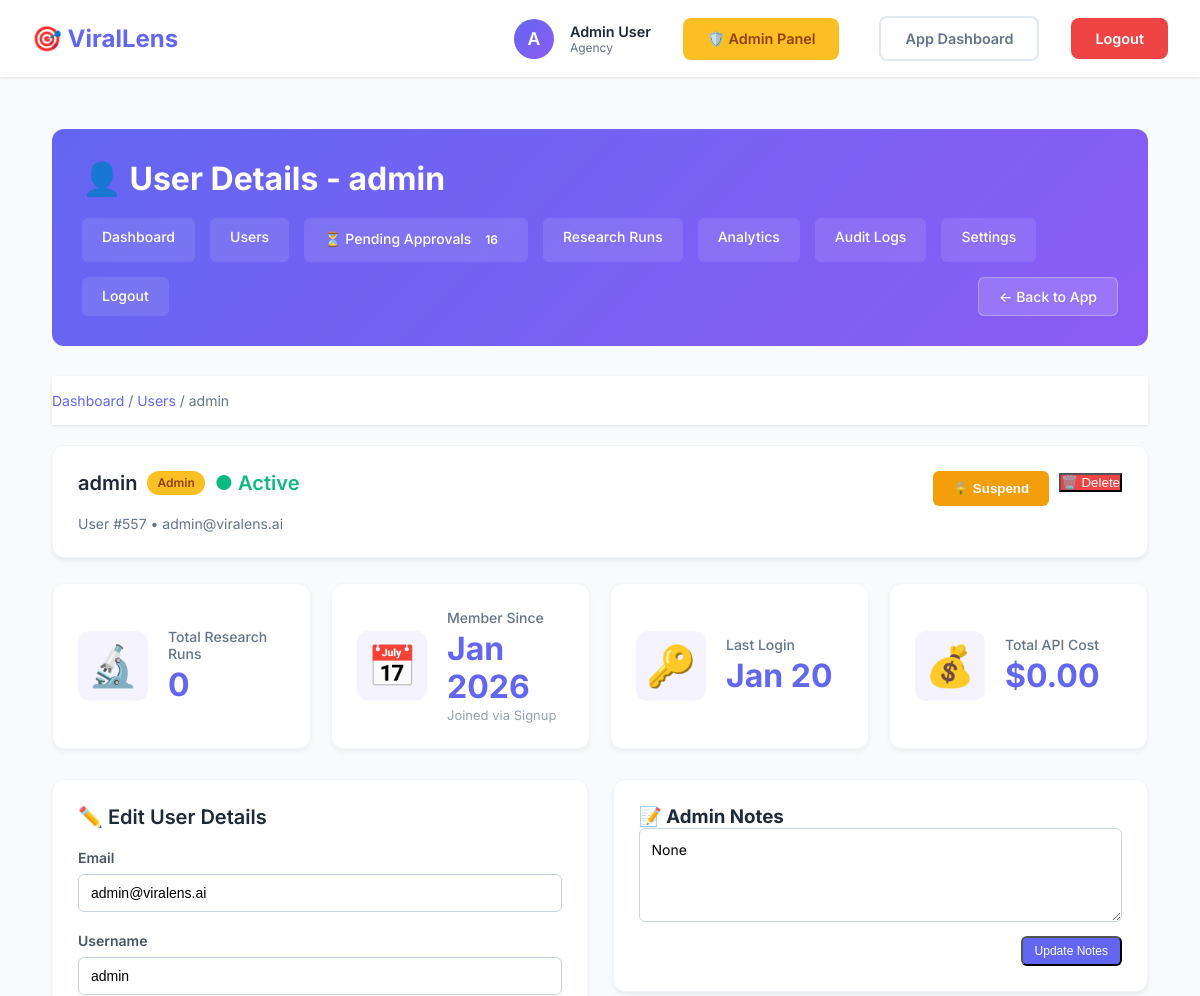
The app's page /admin/users/557 (signed in, upper part), older data.
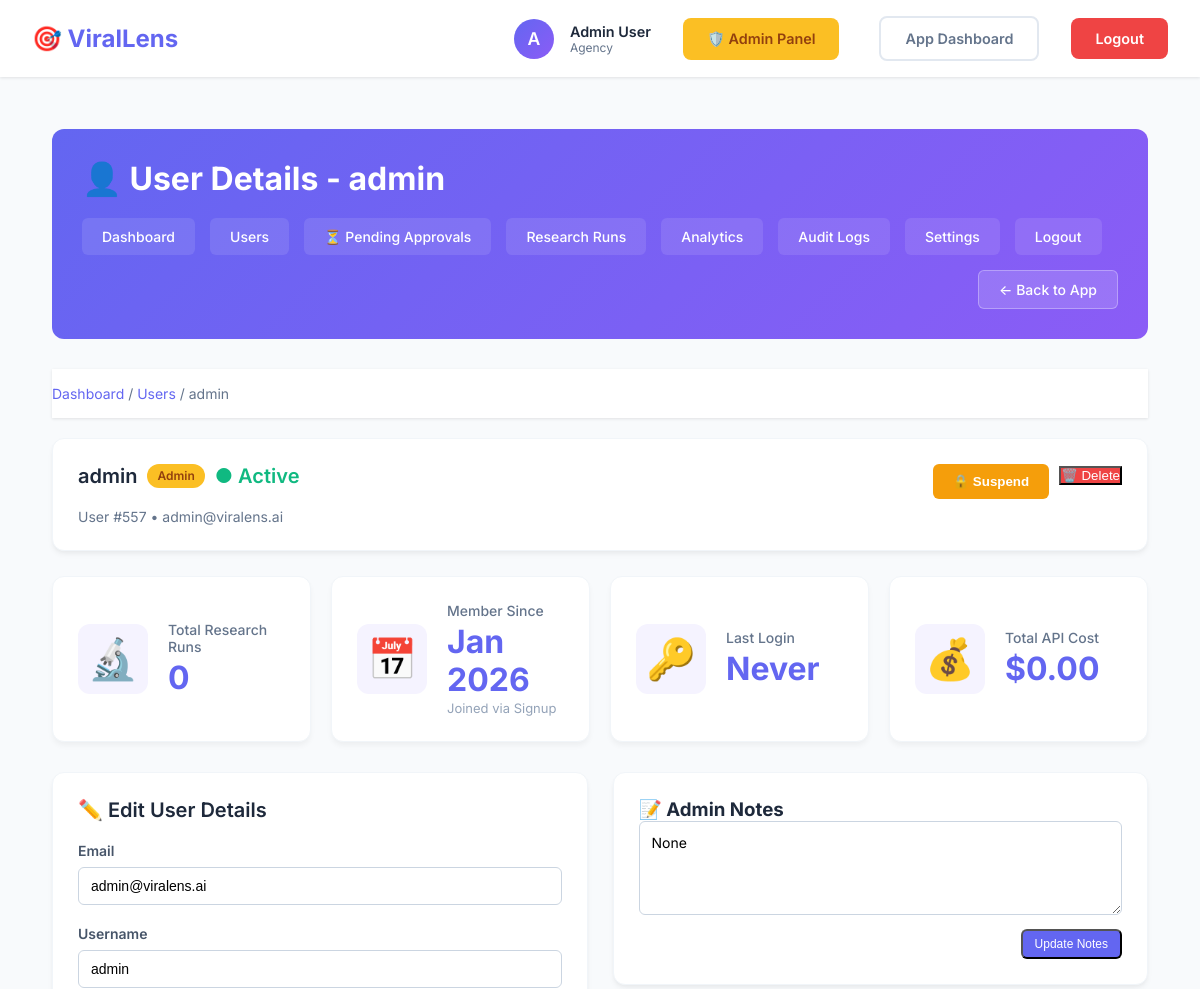
The same page, newer data.
### models.py (models this page shows, shortened)
class User(UserMixin, db.Model):
    __tablename__ = 'users'
    id = db.Column(db.Integer, primary_key=True)
    email = db.Column(db.String(120), unique=True, nullable=False, index=True)
    username = db.Column(db.String(80), unique=True, nullable=False, index=True)
    password_hash = db.Column(db.String(255), nullable=False)
    full_name = db.Column(db.String(120))
    niche = db.Column(db.String(50))  # automotive, royal_family, tech, etc.
    subscription_tier = db.Column(db.String(20), default='free')  # free, pro, agency
    subscription_status = db.Column(db.String(20), default='active')  # active, cancelled, expired
    subscription_start = db.Column(db.DateTime)
    subscription_end = db.Column(db.DateTime)
    research_runs_this_month = db.Column(db.Integer, default=0)
    total_research_runs = db.Column(db.Integer, default=0)
    is_admin = db.Column(db.Boolean, default=False)
    is_active = db.Column(db.Boolean, default=True)
    created_at = db.Column(db.DateTime, default=datetime.utcnow)
    last_login = db.Column(db.DateTime)
    approval_status = db.Column(db.String(20), default='approved', nullable=False) # pending, approved, rejected
    approved_by = db.Column(db.Integer, db.ForeignKey('users.id'), nullable=True)
    approved_at = db.Column(db.DateTime, nullable=True)
    rejection_reason = db.Column(db.Text, nullable=True)
    admin_notes = db.Column(db.Text, nullable=True)
    onboarding_completed = db.Column(db.Boolean, default=False)
    onboarding_step = db.Column(db.Integer, default=1) # Track progress
    research_runs = db.relationship('ResearchRun', backref='user', lazy='dynamic', cascade='all, delete-orphan')
    keywords = db.relationship('Keyword', backref='user', lazy='dynamic', cascade='all, delete-orphan')
    competitors = db.relationship('Competitor', backref='user', lazy='dynamic', cascade='all, delete-orphan')
    user_config = db.relationship('UserConfig', backref='user', uselist=False, cascade='all, delete-orphan')
    approver = db.relationship('User', remote_side='User.id', foreign_keys=[approved_by])

### admin_routes.py (the view)
@admin_bp.route('/users/<int:user_id>')
@login_required
@admin_required
def user_detail(user_id):
    user_stats = get_user_stats(user_id)
    if not user_stats:
        flash('User not found.', 'error')
        return redirect(url_for('admin.users'))
    return render_template('admin/user_detail.html', **user_stats)

### admin_routes.py (called while the page is built)
@admin_bp.context_processor
def inject_pending_count():
    count = User.query.filter_by(approval_status='pending').count()
    return dict(pending_count=count)

### app.py (called while the page is built)
@login_manager.user_loader
def load_user(user_id):
    return User.query.get(int(user_id))

### utils/admin_utils.py (called while the page is built)
def admin_required(f):
    @wraps(f)
    def decorated_function(*args, **kwargs):
        if not current_user.is_authenticated:
            flash('Please log in to access this page.', 'error')
            return redirect(url_for('login'))
        if not current_user.is_admin:
            flash('Access denied. Admin privileges required.', 'error')
            return redirect(url_for('dashboard'))
        return f(*args, **kwargs)
    return decorated_function

### templates/admin/user_detail.html (shortened to what this page needs)
{% extends "admin/base_admin.html" %}
{% block header_title %}👤 User Details - {{ user.username }}{% endblock %}
{% block admin_content %}
<nav class="breadcrumb">
    <a href="{{ url_for('admin.dashboard') }}">Dashboard</a> /
    <a href="{{ url_for('admin.users') }}">Users</a> /
    <span>{{ user.username }}</span>
</nav>
<div class="section-card">
    <div class="user-header">
        <div>
            <h2>
                {{ user.username }}
                {% if user.is_admin %}<span class="badge badge-admin">Admin</span>{% endif %}
                {% if user.is_active %}
                <span class="status-active">● Active</span>
                {% else %}
                <span class="status-inactive">● Inactive</span>
                {% endif %}
            </h2>
            <p class="user-meta">
                User #{{ user.id }} • {{ user.email }}
            </p>
        </div>
        <div class="user-actions">
            <form method="post" action="{{ url_for('admin.suspend_user', user_id=user.id) }}" style="display: inline;">
                <button type="submit" class="btn-warning">
                    {% if user.is_active %}🔒 Suspend{% else %}✅ Reactivate{% endif %}
                </button>
            </form>
            <form method="post" action="{{ url_for('admin.delete_user', user_id=user.id) }}"
                onsubmit="return confirm('Are you sure you want to delete this user? This action cannot be undone.')"
                style="display: inline;">
                <button type="submit" class="btn-danger">🗑️ Delete</button>
            </form>
        </div>
    </div>
</div>
<div class="stats-grid">
    <div class="stat-card">
        <div class="stat-icon">🔬</div>
        <div class="stat-content">
            <div class="stat-label">Total Research Runs</div>
            <div class="stat-value">{{ total_research_runs }}</div>
        </div>
    </div>
    <div class="stat-card">
        <div class="stat-icon">📅</div>
        <div class="stat-content">
            <div class="stat-label">Member Since</div>
            <div class="stat-value">{{ user.created_at.strftime('%b %Y') if user.created_at else 'N/A' }}</div>
            <div class="stat-detail">Joined via Signup</div>
        </div>
    </div>
    <div class="stat-card">
        <div class="stat-icon">🔑</div>
        <div class="stat-content">
            <div class="stat-label">Last Login</div>
            <div class="stat-value">{{ user.last_login.strftime('%b %d') if user.last_login else 'Never' }}</div>
        </div>
    </div>
    <div class="stat-card">
        <div class="stat-icon">💰</div>
        <div class="stat-content">
            <div class="stat-label">Total API Cost</div>
            <div class="stat-value">${{ "%.2f"|format(total_api_cost) }}</div>
        </div>
    </div>
</div>
<div class="admin-content-grid">
    <div class="section-card">
        <h2>✏️ Edit User Details</h2>
        <form method="post" action="{{ url_for('admin.edit_user', user_id=user.id) }}">
            <div class="form-group">
                <label>Email</label>
                <input type="email" name="email" value="{{ user.email }}" required>
            </div>
            <div class="form-group">
                <label>Username</label>
                <input type="text" name="username" value="{{ user.username }}" required>
            </div>
        </form>
    </div>
    <div style="display: flex; flex-direction: column; gap: 25px;">
        <div class="section-card">
            <h3>📝 Admin Notes</h3>
            <textarea id="admin-notes" rows="4"
                placeholder="Internal notes about this user...">{{ user.admin_notes if user.admin_notes is defined else '' }}</textarea>
            <div style="text-align: right;">
                <button class="btn-sm btn-primary" onclick="saveNotes()">Update Notes</button>
            </div>
        </div>
    </div>
</div>
{% endblock %}

### templates/base.html (shortened to what this page needs)
<!DOCTYPE html>
<html lang="en">
<head>
</head>
<body>
    <nav>
        <div class="container">
            <a href="{{ url_for('dashboard') }}" class="logo">
                🎯 ViralLens
            </a>
            {% if current_user.is_authenticated %}
            <div class="nav-right">
                <div class="user-info">
                    <div class="user-avatar">
                        {{ current_user.username[0].upper() }}
                    </div>
                    <div class="user-details">
                        <div class="user-name">{{ current_user.full_name or current_user.username }}</div>
                        <div class="user-tier">{{ current_user.subscription_tier }}</div>
                    </div>
                </div>
                {% if current_user.is_admin %}
                <a href="{{ url_for('admin.dashboard') }}" class="btn"
                    style="background: #fbbf24; color: #92400e; margin-right: 0.5rem;">🛡️ Admin Panel</a>
                {% endif %}
                <a href="{{ url_for('dashboard') }}" class="btn btn-outline">App Dashboard</a>
                <a href="{{ url_for('logout') }}" class="btn btn-danger">Logout</a>
            </div>
            {% endif %}
        </div>
    </nav>
    <div class="container">
        {% block content %}{% endblock %}
    </div>
</body>
</html>

Row changes from the older to the newer data that the page shows:
changed User "admin": last_login "Jan 20" → "Never"
Text that changed along with them:
{{ pending_count }}: "16" → (not shown)
